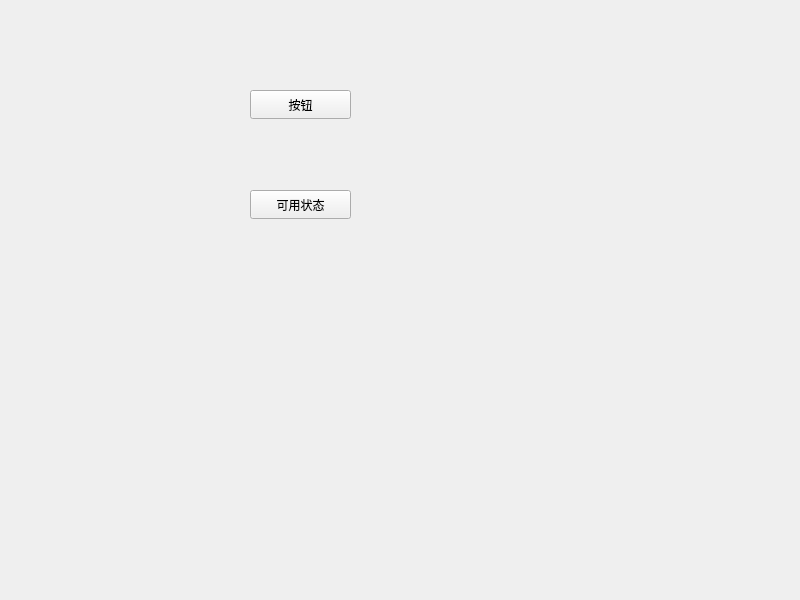
<?xml version="1.0" encoding="UTF-8"?>
<ui version="4.0">
 <class>Widget</class>
 <widget class="QWidget" name="Widget">
  <property name="geometry">
   <rect>
    <x>0</x>
    <y>0</y>
    <width>800</width>
    <height>600</height>
   </rect>
  </property>
  <property name="windowTitle">
   <string>Widget</string>
  </property>
  <widget class="QPushButton" name="pushButton">
   <property name="geometry">
    <rect>
     <x>250</x>
     <y>90</y>
     <width>101</width>
     <height>29</height>
    </rect>
   </property>
   <property name="text">
    <string>按钮</string>
   </property>
  </widget>
  <widget class="QPushButton" name="pushButton_enable">
   <property name="geometry">
    <rect>
     <x>250</x>
     <y>190</y>
     <width>101</width>
     <height>29</height>
    </rect>
   </property>
   <property name="text">
    <string>可用状态</string>
   </property>
  </widget>
 </widget>
 <resources/>
 <connections/>
</ui>
